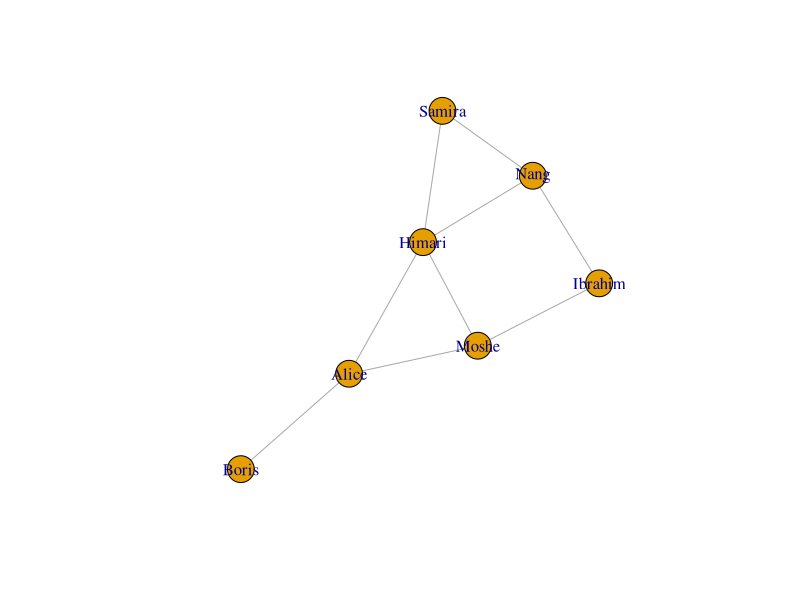
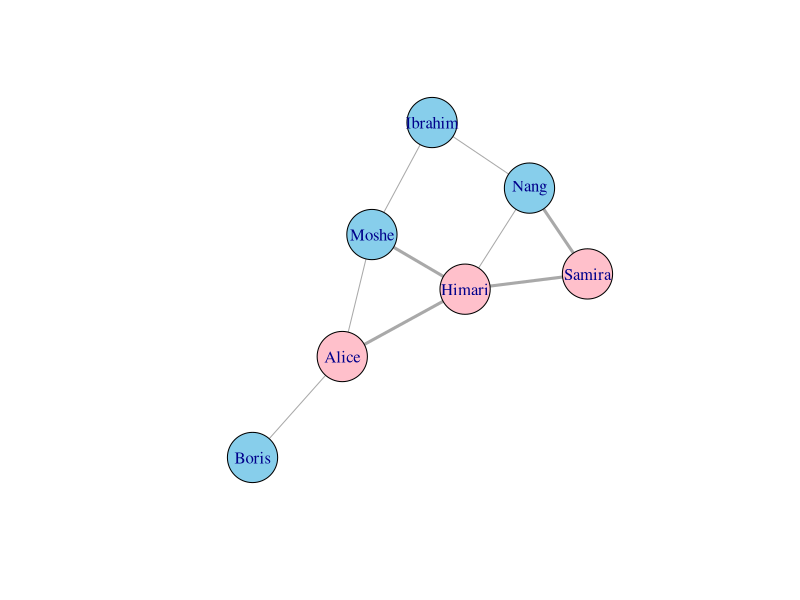
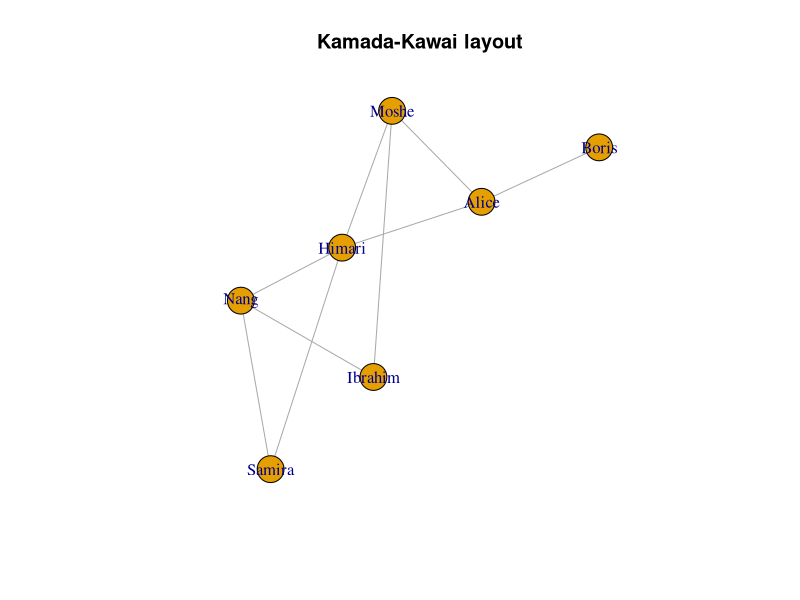
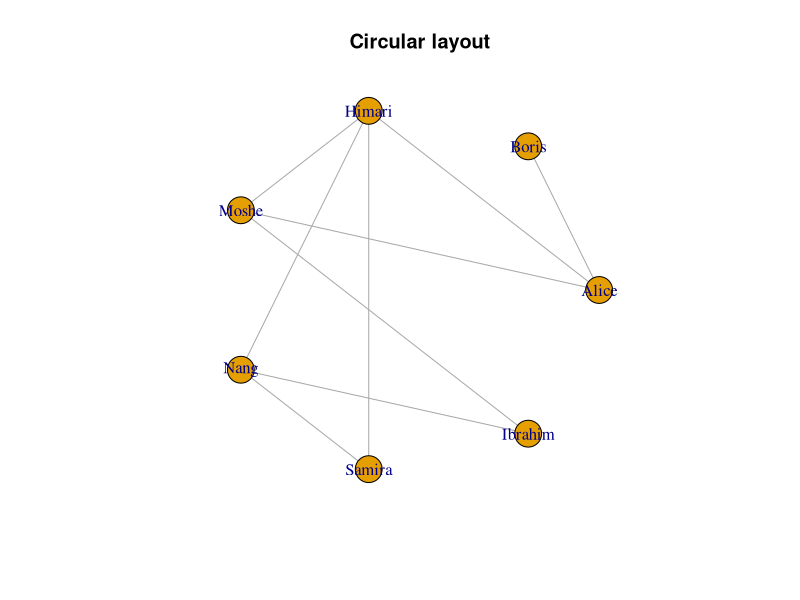
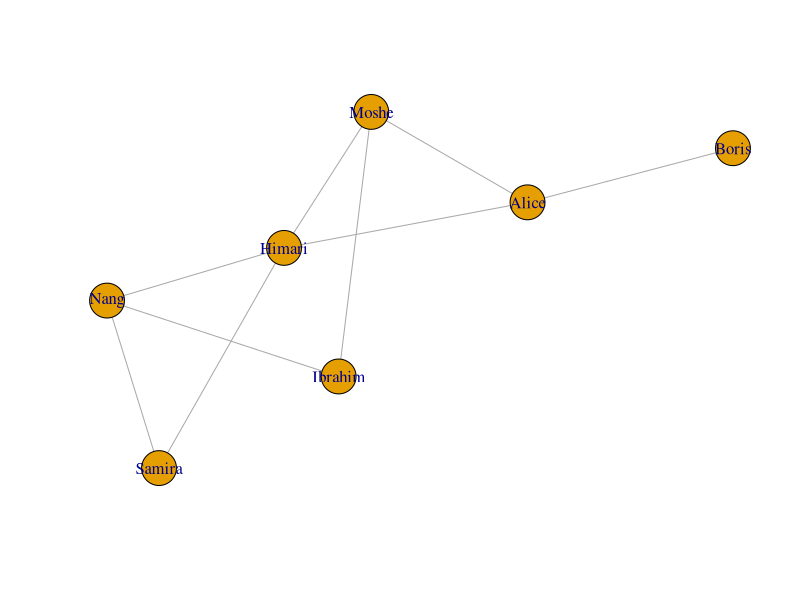
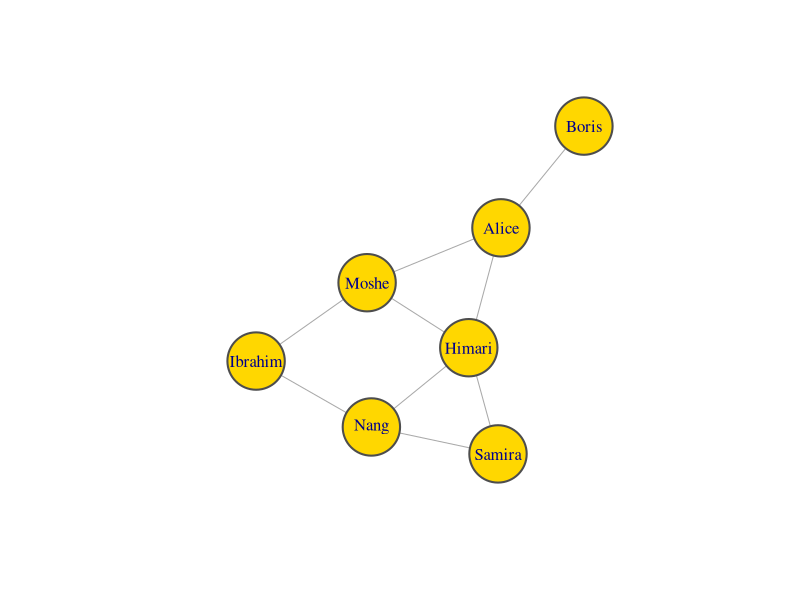
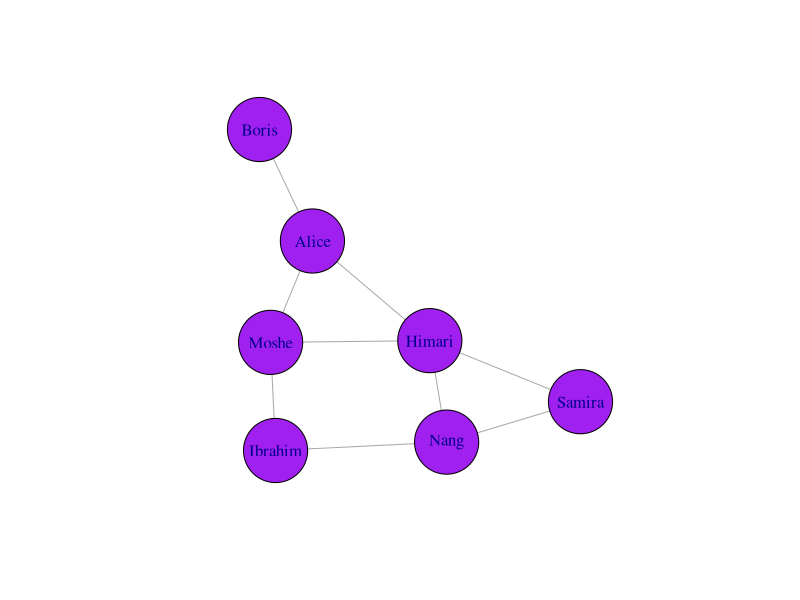
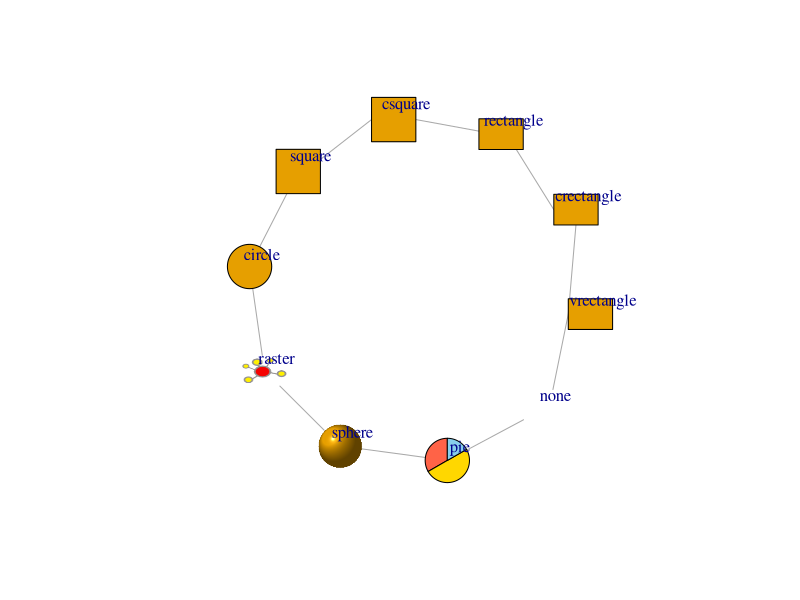

Generate these figures, in order, with R: (Note: this script raises an error after producing the figures.)
## ---- chunk 1
knitr::opts_chunk$set(
  collapse = TRUE,
  comment = "#>",
  fig.width = 6,
  fig.height = 6,
  fig.align = "center",
  dev = "png"
)
set.seed(42) # stable force-directed layouts across rebuilds
## ---- chunk 2
library(igraph)
## ---- chunk 3
# A small attributed social network used throughout this article.
g <- make_graph(
  ~ Alice - Boris:Himari:Moshe, Himari - Alice:Nang:Moshe:Samira,
  Ibrahim - Nang:Moshe, Nang - Samira
)
V(g)$gender <- c("f", "m", "f", "m", "m", "f", "m")
E(g)$kind <- rep(c("friend", "colleague"), length.out = ecount(g))
## ---- chunk 4
plot(g)
## ---- chunk 5
plot(
  g,
  vertex.color = ifelse(V(g)$gender == "m", "skyblue", "pink"),
  vertex.size = 30,
  edge.width = ifelse(E(g)$kind == "colleague", 3, 1)
)
## ---- chunk 6
lay <- layout_with_kk(g)
plot(g, layout = lay, main = "Kamada-Kawai layout")
## ---- chunk 7
plot(g, layout = layout_in_circle, main = "Circular layout")
## ---- chunk 8
plot(
  g,
  layout = lay,
  rescale = FALSE,
  xlim = range(lay[, 1]),
  ylim = range(lay[, 2]),
  asp = 1,
  margin = 0.1
)
## ---- chunk 9
plot(
  g,
  vertex.color = "gold",
  vertex.size = 35,
  vertex.frame.color = "grey30",
  vertex.frame.width = 2
)
## ---- chunk 10
plot(g, vertex.color = "purple", vertex.alpha = 0.4, vertex.size = 40)
## ---- chunk 11
shapes()
## ---- chunk 12
shp <- c(
  "circle", "square", "csquare", "rectangle",
  "crectangle", "vrectangle", "none", "pie", "sphere", "raster"
)
ring <- make_ring(length(shp))
plot(
  ring,
  vertex.shape = shp,
  vertex.label = shp,
  vertex.label.dist = 1.4,
  vertex.size = 26,
  vertex.size2 = 18,
  # pie data is only used by the "pie" shape
  vertex.pie = lapply(shp, function(s) if (s == "pie") c(2, 3, 1) else 0),
  vertex.pie.color = list(c("tomato", "gold", "skyblue"))
)
## ---- chunk 13
plot(
  make_star(8),
  vertex.size.scaling = TRUE,
  vertex.relative.size = c(0.02, 0.06)
)
## ---- chunk 14
plot(
  g,
  vertex.size = 30,
  vertex.label.color = "black",
  vertex.label.family = "sans",
  vertex.label.font = 2, # bold
  vertex.label.cex = 1.1,
  vertex.label.dist = 2.2,
  vertex.label.degree = -pi / 2 # place labels above the vertices
)
## ---- chunk 15
plot(
  g,
  vertex.size = 36,
  vertex.label.angle = 30,
  vertex.label.adj = c(0.5, 0.5)
)
## ---- chunk 16
gr <- make_ring(12)
V(gr)$name <- paste0("node-", seq_len(vcount(gr)))
plot(gr, layout = layout_in_circle, vertex.size = 8, vertex.label.repel = TRUE)
## ---- chunk 17
plot(
  g,
  vertex.size = 30,
  vertex.color = "steelblue",
  vertex.label.color = "white",
  vertex.label.halo = "black",
  vertex.label.halo.width = 0.3
)
## ---- chunk 18
dg <- make_graph(~ A -+ B, B -+ C, C -+ A, A -+ D)
plot(
  dg,
  edge.color = "grey40",
  edge.width = 2,
  edge.lty = "dashed",
  edge.arrow.size = 0.8,
  edge.arrow.width = 1.2
)
## ---- chunk 19
multi <- graph_from_edgelist(
  matrix(c(1, 2, 1, 2, 1, 2, 2, 3), ncol = 2, byrow = TRUE)
)
plot(multi, edge.curved = curve_multiple(multi), edge.arrow.size = 0.6)
## ---- chunk 20
tree <- make_tree(7, children = 2)
op <- par(mfrow = c(1, 3), mar = c(1, 1, 2, 1))
plot(tree, layout = layout_as_tree, edge.style = "arc", main = "arc")
plot(tree, layout = layout_as_tree, edge.style = "elbow", main = "elbow")
plot(tree, layout = layout_as_tree, edge.style = "diagonal", main = "diagonal")
par(op)
## ---- chunk 21
ring_d <- make_ring(8, directed = TRUE)
V(ring_d)$color <- rainbow(vcount(ring_d))
plot(
  ring_d,
  layout = layout_in_circle,
  vertex.size = 18,
  edge.gradient = TRUE,
  edge.width = 4,
  edge.arrow.mode = 0
)
## ---- chunk 22
plot(dg, edge.color = "navy", edge.alpha = 0.3, edge.width = 6)
## ---- chunk 23
loops <- make_graph(~ A -+ A, A -+ B, B -+ B)
plot(loops, edge.loop.angle = pi / 4, loop.size = 1.2, edge.arrow.size = 0.6)
## ---- chunk 24
plot(
  dg,
  edge.label = c("a", "b", "c", "d"),
  edge.label.color = "black",
  edge.label.cex = 1.2,
  edge.label.family = "sans",
  edge.label.halo = "yellow",
  edge.label.halo.width = 0.4,
  edge.arrow.size = 0.6
)
## ---- chunk 25
op <- par(mfrow = c(1, 4), mar = c(0, 1, 2, 1))
pie(rep(1, 8), col = categorical_pal(8), main = "categorical_pal(8)")
pie(rep(1, 9), col = sequential_pal(9), main = "sequential_pal(9)")
pie(rep(1, 9), col = diverging_pal(9), main = "diverging_pal(9)")
pie(rep(1, 8), col = r_pal(8), main = "r_pal(8)")
par(op)
## ---- chunk 26
plot(
  g,
  vertex.color = as.factor(V(g)$gender),
  palette = categorical_pal(8),
  vertex.size = 30
)
## ---- chunk 27
plot(
  g,
  vertex.color = scale_color(V(g)$gender, name = "Gender"),
  vertex.size = 30
)
## ---- chunk 28
plot(
  g,
  vertex.color = scale_color(degree(g), name = "Degree"),
  vertex.size = 30
)
## ---- chunk 29
plot(
  g,
  vertex.size = scale_size(degree(g), range = c(10, 35), name = "Degree"),
  vertex.color = "lightgrey"
)
## ---- chunk 30
plot(
  g,
  vertex.color = scale_color(V(g)$gender, name = "Gender"),
  vertex.size = scale_size(degree(g), range = c(12, 34), name = "Degree"),
  legend = "bottom"
)
## ---- chunk 31
big <- sample_gnp(40, 0.08)
plot(
  big,
  vertex.size = 6,
  vertex.label = label_top(degree(big), n = 5),
  vertex.label.dist = 1,
  vertex.label.color = "black"
)
## ---- chunk 32
plot(
  big,
  vertex.size = 6,
  vertex.label = label_top(degree(big), prop = 0.1, decreasing = FALSE),
  vertex.label.dist = 1,
  vertex.label.color = "black"
)
## ---- chunk 33
plot(
  g,
  vertex.size = 25,
  mark.groups = list(c("Alice", "Himari", "Moshe"), c("Nang", "Samira")),
  mark.col = c("#ffd9d9", "#d9ecff"),
  mark.border = c("tomato", "steelblue"),
  mark.shape = 1 / 2,
  mark.expand = 20,
  mark.lwd = 2
)
## ---- chunk 34
plot(
  g,
  vertex.size = 25,
  main = "Friendship network",
  sub = "an igraph example",
  xlab = "x",
  ylab = "y",
  axes = TRUE,
  frame.plot = TRUE
)
## ---- chunk 35
mytriangle <- function(coords, v = NULL, params) {
  vertex.color <- params("vertex", "color")
  if (length(vertex.color) != 1 && !is.null(v)) {
    vertex.color <- vertex.color[v]
  }
  vertex.size <- params("vertex", "size")
  if (length(vertex.size) != 1 && !is.null(v)) {
    vertex.size <- vertex.size[v]
  }
  symbols(
    x = coords[, 1], y = coords[, 2], bg = vertex.color,
    stars = cbind(vertex.size, vertex.size, vertex.size),
    add = TRUE, inches = FALSE
  )
}

add_shape("triangle", clip = shapes("circle")$clip, plot = mytriangle)

plot(
  g,
  vertex.shape = "triangle",
  vertex.color = "seagreen",
  vertex.size = 40
)
## ---- chunk 36
add_shape("blank", clip = shape_noclip, plot = shape_noplot)
plot(g, vertex.shape = "blank", vertex.label.dist = 0)
## ---- chunk 37
old <- igraph_options(
  vertex.color = "orange",
  vertex.size = 30,
  edge.color = "grey70"
)
plot(g)
igraph_opt("vertex.color") # read one option back
igraph_options(old) # restore
## ---- chunk 38
svg <- as_svg(g, width = 6, height = 6, tooltips = "gender")
# write to a file ...
tmp <- tempfile(fileext = ".svg")
cat(svg, file = tmp)
substr(svg, 1, 60)
## ---- chunk 39
cat(as_svg(g, width = 6, height = 6, tooltips = "gender", vertex.size = 30))
## ---- chunk 40
sessionInfo()
